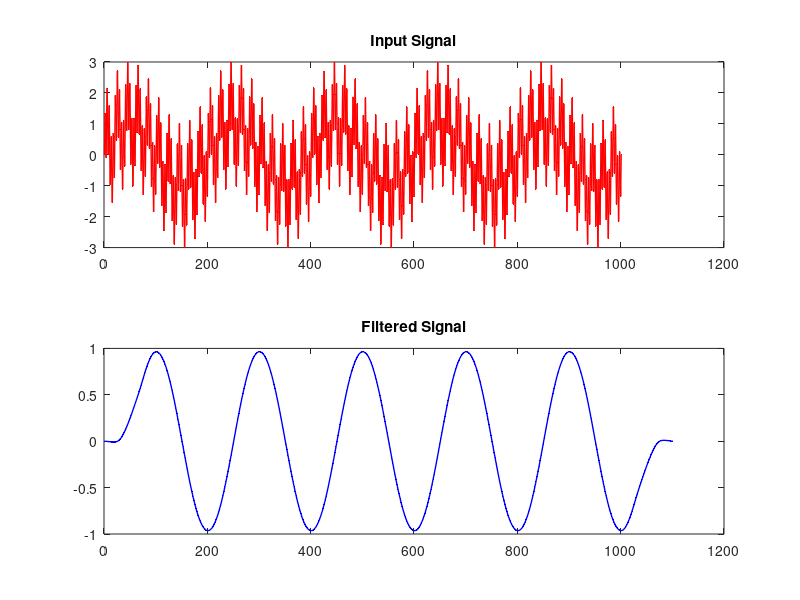

Write the MATLAB code that produced this figure.
clc;            %clear command windows all
close all;      %close all figures 
clear;          %erase all existing variables
workspace;      %make sure workspace is showing

%show numbers in a compact form with 5 digit
format long g
format compact

%Set font size
fontSize = 2; 
%------------------------------------------------------
%------------------------------------------------------

%Make 0.5 seconds sampled every 1/2000 of second (2 khz sampling rate)
t = 0 : 1/2000: 0.5;   %interval 1/2000 (2khz)


%define wave parameters  (10Hz)
f1 = 10;  %10Hz
T1 = 1/f1;
amp1 = 1;

%define wave parameters  (100Hz)
f2 = 100;  %100Hz
T2 = 1/f2;
amp2 = 1;

%define wave parameters  (500Hz)
f3 = 500;  %100Hz
T3 = 1/f3;
amp3 = 1;


%Make signal
signal1 = amp1 * sin(2*pi*t/T1);
signal2 = amp2 * sin(2*pi*t/T2);
signal3 = amp3 * sin(2*pi*t/T3);


%Combining the Signals (10 + 100 + 500 Hz)

signal = signal1 + signal2 + signal3; 



% %show all signals in a window frame
% subplot(4,1,1);
% plot(t, signal1, 'b.-', 'LineWidth', 1, 'MarkerSize',1);
% title('10Hz Signal');
% 
% subplot(4,1,2);
% plot(t, signal2, 'b.-', 'LineWidth', 1, 'MarkerSize',1);
% title('100Hz Signal');
% 
% subplot(4,1,3);
% plot(t, signal3, 'b.-', 'LineWidth', 1, 'MarkerSize',1);
% title('500Hz Signal');
% 
% subplot(4,1,4);
% plot(t, signal, 'g.-', 'LineWidth', 1, 'MarkerSize',1);
% title('10+100+500Hz Signal');

%------------------------------------------------------
%Implement low-pass filter of cutoff freq 70Hz,
%Sampling at 2000Hz (2Khz)
%FIR1 (kernel_lenght-1, cutoff/Sampling_rate)

Fc = 70;        %filter Cutof freq
Fs = 2000;      % sampling freq


h = fir1(100, Fc/Fs);  %argu1: number of point-1 (101,1 - 1 = 100 point) 
%plot(h);

%------------------------------------------------------
%Frequencey Response

freqz(h);   

%------------------------------------------------------
% Convolution of the signal

filtered_sig = conv(h, signal);

%plot input signal & filtered Signal
subplot(2,1,1);
plot(signal, 'r.-', 'LineWidth', 1, 'MarkerSize', 1);
title('Input Signal');

subplot(2,1,2);
plot(filtered_sig, 'b.-', 'LineWidth', 1, 'MarkerSize', 1);
title('Filtered Signal');

%------------------------------------------------------ 
%Save filter kernel to csv

csvwrite('lpf_fc_70hz.txt', h);

%Save input_signal to csv

csvwrite('Signal_10hz_100hz_500hz.txt', signal);



